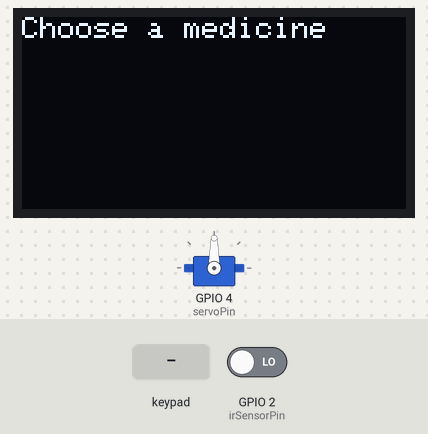
Simulated run of this program. Board: ESP32. Parts: servo, 128×64 one-colour display. Inputs (shaded band) come from the test bench; at power-on: GPIO 2 (irSensorPin) LOW. What the program prints to the serial monitor is not drawn.

Above: at 1.2 s.
1.3 s: key 'A' pressed
At 2.1 s:
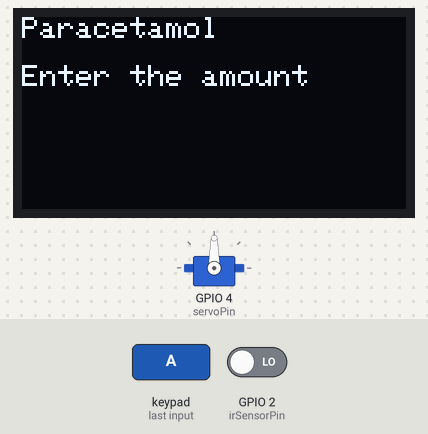
2.8 s: keypad keys 1 3 1 2 1 4 2 7 # pressed 0.4 s apart
At 6.17 s:
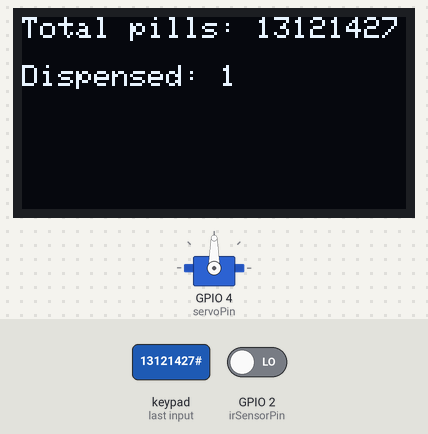
Timing chart, 0 to 7.7 s (numbered marks = the images above; inputs shaded):
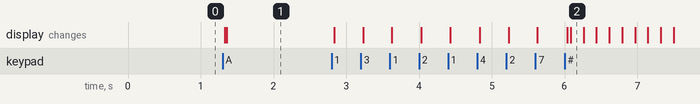

Measured:
- after the input at 1.3 s, the display: first changes at once (image 1 shows a later state)
- after the input at 2.8 s, the display: first changes at once (image 2 shows a later state)

The program:

main.cpp
```cpp
#include <Arduino.h>
#include <ESP32Servo.h>
#include <Adafruit_GFX.h>
#include <Adafruit_SSD1306.h>
#include <Wire.h>
#include <Keypad.h>

#define SCREEN_WIDTH 128 // OLED display width, in pixels
#define SCREEN_HEIGHT 64 // OLED display height, in pixels
#define ROW_NUM 4        // four rows
#define COLUMN_NUM 4     // four columns
#define OLED_RESET -1 // Reset pin # (or -1 if sharing Arduino reset pin)

const int servoPin = 4; // กำหนดขาเชื่อมต่อเซอร์โว
const int irSensorPin = 2; // กำหนดขาเชื่อมต่อเซ็นเซอร์ IR
const int dispenseAngle = 90; // มุมที่ใช้ในการจ่ายยา
const int restAngle = 0; // มุมพักของเซอร์โว
const int timegapMed = 100; // เวลาหน่วงระหว่างเม็ดยา

char keys[ROW_NUM][COLUMN_NUM] = {
    {'1', '2', '3', 'A'},
    {'4', '5', '6', 'B'},
    {'7', '8', '9', 'C'},
    {'*', '0', '#', 'D'}
};

byte pin_rows[ROW_NUM] = {13, 12, 14, 27};
byte pin_column[COLUMN_NUM] = {26, 25, 33, 32};

Keypad keypad = Keypad(makeKeymap(keys), pin_rows, pin_column, ROW_NUM, COLUMN_NUM);
Adafruit_SSD1306 display(SCREEN_WIDTH, SCREEN_HEIGHT, &Wire, OLED_RESET);
Servo myServo;

void displayMessage(const String &message, int x = 0, int y = 0)
{
    display.setTextSize(1);
    display.setTextColor(WHITE);
    display.setCursor(x, y);
    display.print(message);
    display.display();
}

bool dispensingMed(int amount) {
    int count_med = 0;
    const int MedCountToClose = amount - 3; // กำหนดจำนวนยาสำหรับสั่งปิด servo ก่อนครบตามจำนวน


    myServo.write(dispenseAngle); // หมุนเซอร์โวเพื่อเตรียมจ่ายยา
    while (count_med < amount) {
        Serial.println(count_med);
        displayMessage("Total pills: " + String(amount));

        if (digitalRead(irSensorPin) == LOW) {
            count_med++;
            display.clearDisplay();
            displayMessage("Total pills: " + String(amount));
            displayMessage("Dispensed: " + String(count_med), 0, 16);
            delay(timegapMed);
        }

        if (count_med == MedCountToClose){
            myServo.write(restAngle); // หมุนเซอร์โวกลับสู่มุมพัก
        }
    }

    display.clearDisplay();
    displayMessage("Total pills: " + String(amount));
    displayMessage("Dispensed: " + String(count_med), 0, 16);
    return true;
}

void medicine_process(const String &medName){
    display.clearDisplay();
    displayMessage(medName);
    displayMessage("Enter the amount", 0, 16);

    String amountStr = "";
    while (true)
    {
        char key = keypad.getKey();

        if (key == '#')
        {
            if (amountStr.length() == 0)
            {
                continue;
            }
            display.clearDisplay();
            if (dispensingMed(amountStr.toInt()))
            {
                displayMessage("Dispensing done", 0, 32);
                delay(5000);
                break;
            }
        }
        else if (key == NO_KEY || key == 'A' || key == 'B' || key == 'C' || key == 'D')
        {
            continue;
        }
        else if (key == '*')
        {
            amountStr = "";
            display.clearDisplay();
            displayMessage(medName);
            displayMessage("Enter the amount", 0, 16);
            displayMessage(amountStr, 0, 32);
        }
        else
        {
            amountStr += key;
            displayMessage(amountStr, 0, 32);
        }
    }
}

void setup()
{
    Serial.begin(115200);

    pinMode(irSensorPin, INPUT);
    myServo.attach(servoPin);
    display.begin(SSD1306_SWITCHCAPVCC, 0x3c);
}

void loop() {
    display.clearDisplay();
    displayMessage("Choose a medicine");

    char key = keypad.getKey();
    if (key == 'A')
    {
        medicine_process("Paracetamol");
    }
}
```
